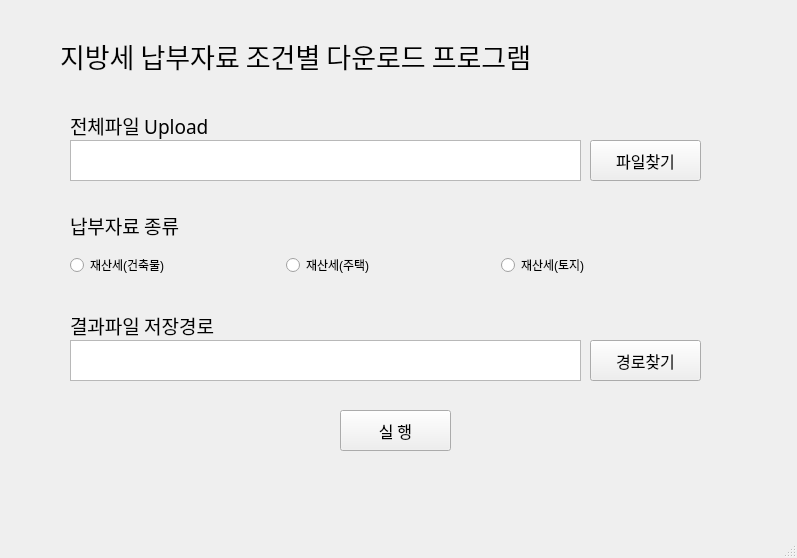
<?xml version="1.0" encoding="UTF-8"?>
<ui version="4.0">
 <class>MainWindow</class>
 <widget class="QMainWindow" name="MainWindow">
  <property name="geometry">
   <rect>
    <x>0</x>
    <y>0</y>
    <width>797</width>
    <height>558</height>
   </rect>
  </property>
  <property name="windowTitle">
   <string>MainWindow</string>
  </property>
  <widget class="QWidget" name="centralwidget">
   <widget class="QLabel" name="mainTitle">
    <property name="geometry">
     <rect>
      <x>60</x>
      <y>30</y>
      <width>641</width>
      <height>51</height>
     </rect>
    </property>
    <property name="font">
     <font>
      <family>맑은 고딕</family>
      <pointsize>20</pointsize>
     </font>
    </property>
    <property name="text">
     <string>지방세 납부자료 조건별 다운로드 프로그램</string>
    </property>
   </widget>
   <widget class="QPushButton" name="findButton">
    <property name="geometry">
     <rect>
      <x>590</x>
      <y>140</y>
      <width>111</width>
      <height>41</height>
     </rect>
    </property>
    <property name="font">
     <font>
      <family>맑은 고딕</family>
      <pointsize>12</pointsize>
     </font>
    </property>
    <property name="text">
     <string>파일찾기</string>
    </property>
   </widget>
   <widget class="QTextBrowser" name="textBrowser">
    <property name="geometry">
     <rect>
      <x>70</x>
      <y>140</y>
      <width>511</width>
      <height>41</height>
     </rect>
    </property>
   </widget>
   <widget class="QWidget" name="horizontalLayoutWidget">
    <property name="geometry">
     <rect>
      <x>70</x>
      <y>240</y>
      <width>641</width>
      <height>51</height>
     </rect>
    </property>
    <layout class="QHBoxLayout" name="horizontalLayout">
     <item>
      <widget class="QRadioButton" name="radioButton_2">
       <property name="text">
        <string>재산세(건축물)</string>
       </property>
      </widget>
     </item>
     <item>
      <widget class="QRadioButton" name="radioButton">
       <property name="text">
        <string>재산세(주택)</string>
       </property>
      </widget>
     </item>
     <item>
      <widget class="QRadioButton" name="radioButton_3">
       <property name="text">
        <string>재산세(토지)</string>
       </property>
      </widget>
     </item>
    </layout>
   </widget>
   <widget class="QLabel" name="label">
    <property name="geometry">
     <rect>
      <x>70</x>
      <y>210</y>
      <width>211</width>
      <height>31</height>
     </rect>
    </property>
    <property name="font">
     <font>
      <family>맑은 고딕</family>
      <pointsize>14</pointsize>
      <weight>50</weight>
      <bold>false</bold>
      <underline>false</underline>
     </font>
    </property>
    <property name="text">
     <string>납부자료 종류</string>
    </property>
   </widget>
   <widget class="QPushButton" name="actButton">
    <property name="geometry">
     <rect>
      <x>340</x>
      <y>410</y>
      <width>111</width>
      <height>41</height>
     </rect>
    </property>
    <property name="font">
     <font>
      <family>맑은 고딕</family>
      <pointsize>12</pointsize>
     </font>
    </property>
    <property name="text">
     <string>실 행</string>
    </property>
   </widget>
   <widget class="QTextBrowser" name="textBrowser_2">
    <property name="geometry">
     <rect>
      <x>70</x>
      <y>340</y>
      <width>511</width>
      <height>41</height>
     </rect>
    </property>
   </widget>
   <widget class="QLabel" name="label_2">
    <property name="geometry">
     <rect>
      <x>70</x>
      <y>310</y>
      <width>211</width>
      <height>31</height>
     </rect>
    </property>
    <property name="font">
     <font>
      <family>맑은 고딕</family>
      <pointsize>14</pointsize>
      <weight>50</weight>
      <bold>false</bold>
      <underline>false</underline>
     </font>
    </property>
    <property name="text">
     <string>결과파일 저장경로</string>
    </property>
   </widget>
   <widget class="QLabel" name="label_3">
    <property name="geometry">
     <rect>
      <x>70</x>
      <y>110</y>
      <width>211</width>
      <height>31</height>
     </rect>
    </property>
    <property name="font">
     <font>
      <family>맑은 고딕</family>
      <pointsize>14</pointsize>
      <weight>50</weight>
      <bold>false</bold>
      <underline>false</underline>
     </font>
    </property>
    <property name="text">
     <string>전체파일 Upload</string>
    </property>
   </widget>
   <widget class="QPushButton" name="findButton_2">
    <property name="geometry">
     <rect>
      <x>590</x>
      <y>340</y>
      <width>111</width>
      <height>41</height>
     </rect>
    </property>
    <property name="font">
     <font>
      <family>맑은 고딕</family>
      <pointsize>12</pointsize>
     </font>
    </property>
    <property name="text">
     <string>경로찾기</string>
    </property>
   </widget>
  </widget>
  <widget class="QMenuBar" name="menubar">
   <property name="geometry">
    <rect>
     <x>0</x>
     <y>0</y>
     <width>797</width>
     <height>26</height>
    </rect>
   </property>
  </widget>
  <widget class="QStatusBar" name="statusbar"/>
 </widget>
 <resources/>
 <connections>
  <connection>
   <sender>findButton</sender>
   <signal>clicked()</signal>
   <receiver>MainWindow</receiver>
   <slot>findExcel()</slot>
   <hints>
    <hint type="sourcelabel">
     <x>651</x>
     <y>192</y>
    </hint>
    <hint type="destinationlabel">
     <x>698</x>
     <y>230</y>
    </hint>
   </hints>
  </connection>
  <connection>
   <sender>findButton_2</sender>
   <signal>clicked()</signal>
   <receiver>MainWindow</receiver>
   <slot>makeDownloadFolder()</slot>
   <hints>
    <hint type="sourcelabel">
     <x>645</x>
     <y>377</y>
    </hint>
    <hint type="destinationlabel">
     <x>674</x>
     <y>427</y>
    </hint>
   </hints>
  </connection>
  <connection>
   <sender>actButton</sender>
   <signal>clicked()</signal>
   <receiver>MainWindow</receiver>
   <slot>mainFunction()</slot>
   <hints>
    <hint type="sourcelabel">
     <x>416</x>
     <y>461</y>
    </hint>
    <hint type="destinationlabel">
     <x>457</x>
     <y>512</y>
    </hint>
   </hints>
  </connection>
  <connection>
   <sender>radioButton_2</sender>
   <signal>clicked()</signal>
   <receiver>MainWindow</receiver>
   <slot>buildingTaxSelect()</slot>
   <hints>
    <hint type="sourcelabel">
     <x>99</x>
     <y>297</y>
    </hint>
    <hint type="destinationlabel">
     <x>139</x>
     <y>315</y>
    </hint>
   </hints>
  </connection>
  <connection>
   <sender>radioButton</sender>
   <signal>clicked()</signal>
   <receiver>MainWindow</receiver>
   <slot>houseTaxSelect()</slot>
   <hints>
    <hint type="sourcelabel">
     <x>361</x>
     <y>291</y>
    </hint>
    <hint type="destinationlabel">
     <x>393</x>
     <y>320</y>
    </hint>
   </hints>
  </connection>
  <connection>
   <sender>radioButton_3</sender>
   <signal>clicked()</signal>
   <receiver>MainWindow</receiver>
   <slot>landTaxSelect()</slot>
   <hints>
    <hint type="sourcelabel">
     <x>553</x>
     <y>288</y>
    </hint>
    <hint type="destinationlabel">
     <x>583</x>
     <y>319</y>
    </hint>
   </hints>
  </connection>
 </connections>
 <slots>
  <slot>findExcel()</slot>
  <slot>makeDownloadFolder()</slot>
  <slot>mainFunction()</slot>
  <slot>buildingTaxSelect()</slot>
  <slot>houseTaxSelect()</slot>
  <slot>landTaxSelect()</slot>
 </slots>
</ui>
